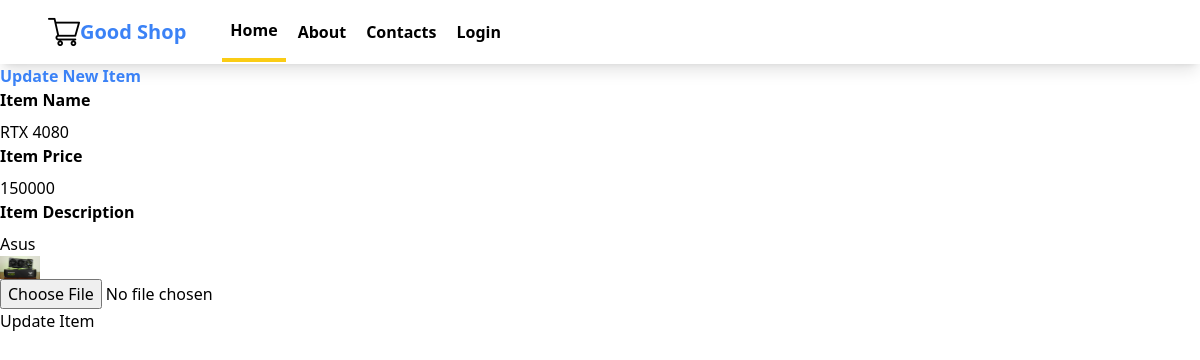
The app's page /SiteApp/updateitem/3/, older data.
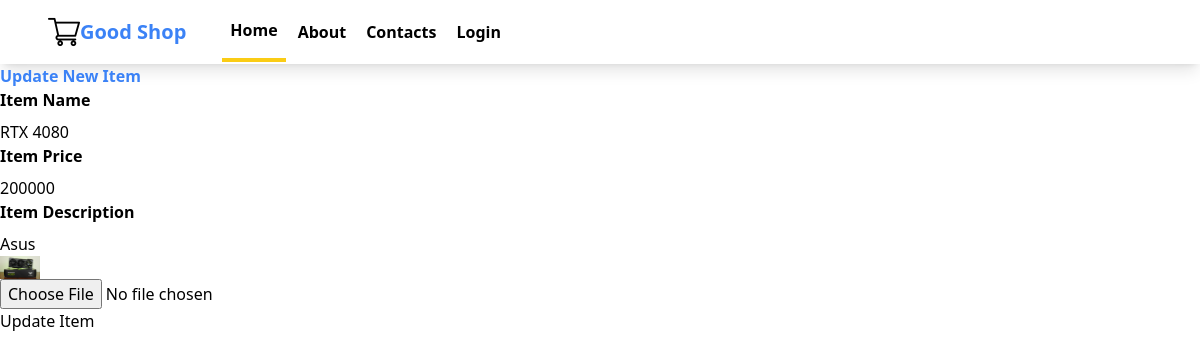
The same page, newer data.
### SiteApp/models.py (models this page shows, shortened)
class Product(models.Model):
    name = models.CharField(max_length=50)
    price = models.IntegerField()
    description = models.CharField(max_length=150)
    image = models.ImageField(blank=True, upload_to="")

### SiteApp/views.py (the view, shortened to what this page needs)
# urls.py: path('updateitem/<int:item_id>/', views.update_item, name="update_item"),
def update_item(request, item_id):
    item = Product.objects.get(id=item_id)
    context = {
        "item":item
    }
    return render(request, "SiteApp/updateitem.html", context)

### SiteApp/templates/SiteApp/updateitem.html (shortened to what this page needs)
{% extends "SiteApp/base.html" %}
{% block content %}
    <div class="ml-[200px]">
        <h1 class="text-2xl m-10 font-bold text-blue-500"> Update New Item</h1>
        <form class="w-1/3 bg-white shadow-md m-10 px-8 py-8" method="post" enctype="multipart/form-data">
            <div class="mb-4 ">
                <label class="block text-black-500 text-md font-bold mb-2" for="name">Item Name</label>
                <input class="shadow appearance-none border rounded py-2 px-3 mr-10 text-black-500" value="{{ item.name }}" type="text" placeholder="Name..." name="name" id="name">
                <label class="block text-black-500 text-md font-bold mb-2" for="price">Item Price</label>
                <input class="shadow appearance-none border rounded py-2 px-3 mr-10 text-black-500" value="{{ item.price }}" type="text" placeholder="Price..." name="price" id="price">
                <label class="block text-black-500 text-md font-bold mb-2" for="description">Item Description</label>
                <input class="shadow appearance-none border rounded py-2 px-3 mr-10 text-black-500" value="{{ item.description }}" type="text" placeholder="Description..." name="description" id="description">
                <img class="w-10 h-5" src="{{item.image.url}}" alt="" srcset="">
                <input class="block mt-4" type="file" accept="image/*" name="upload" id="upload">
                <button class="block bg-gray-400 text-black p-3 mt-4" type="submit" name="ADD Item" value="ADD Item">Update Item</button>
            </div>
        </form>
    </div>
{% endblock content %}

Row changes from the older to the newer data that the page shows:
changed Product "RTX 4080": price "150000" → "200000"
